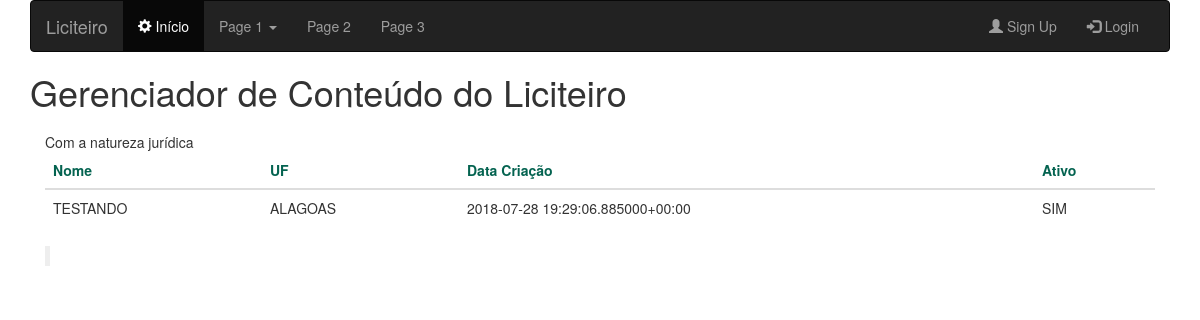
The app's page /item_fontes/1/, older data.
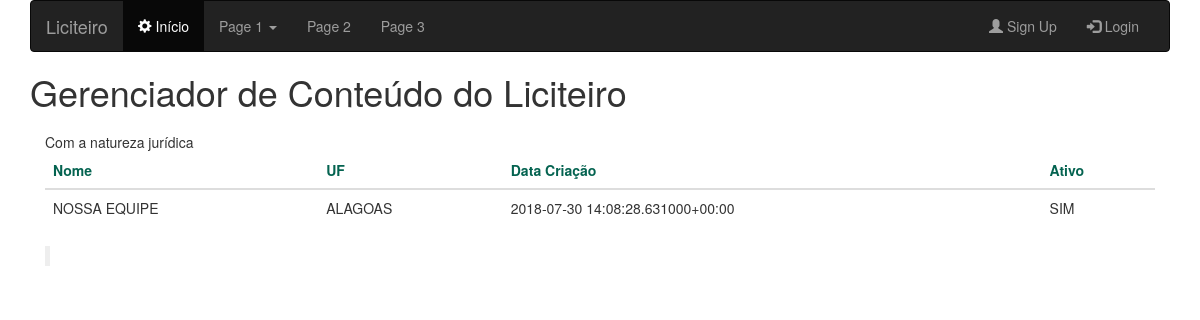
The same page, newer data.
### app_fontes/models.py (models this page shows, shortened)
class Fonte(models.Model):
	nome = models.CharField(max_length=300)
	uf = models.ForeignKey(Estado)
	data_criacao = models.DateTimeField(auto_now= True)
	ativo = models.BooleanField()

### app_uf_cidades/models.py (models this page shows)
class Estado(models.Model):
  nome = models.CharField(max_length = 150)
  acronimo = models.CharField(max_length = 2)
  codigo = models.CharField(max_length = 3)
  ativo = models.BooleanField()
  data_criacao = models.DateTimeField(auto_now = True)
  class Meta:
    verbose_name_plural = "Unidades Federativas da União"
  def __unicode__(self):
    return self.nome

### app_fontes/views.py (the view)
# urls.py: url(r'^item_fontes/(?P<nr_item>\d+)/$',item_fonte),
def item_fonte(request, nr_item):
  try:
    item = Fonte.objects.get(pk = nr_item)
  except:
    raise Http404('Sem Registro!')
  return render(request, "app_fontes/item_fonte.html", {'item': item})

### templates/app_fontes/item_fonte.html (shortened to what this page needs)
{% extends "base.html" %}
{% block conteudo %}
	<div class="col-md-9 col-sm-9">
		<span> Com a natureza jurídica {{item.natureza_juridica}}</span>
	</div>
	<div class="col-md-9 col-sm-9" style="width: 100%;">
		<div class="table-responsive">
			<table class="table">
		    <thead>
		      <tr style="color: #046350;">
		      	 <th>Nome</th>
		         <th>UF</th>
		         <th>Data Criação</th>
		         <th>Ativo</th>
		       </tr>
		      </thead>
		        <tbody>
		       <tr>
		    		<td>{{ item.nome|upper }}</td>
		        <td>{{ item.uf|upper }}</td>
		        <td>{{ item.data_criacao|upper }}</td>
		        <td>{% if item.ativo %}SIM{% else %}NÃO{% endif %}</td>
		      </tr>
		    </tbody>
		  </table>
		</div>
	</div>
	<div class="col-sm-6 col-md-6">
  	<blockquote>{{item.observacoes}}</blockquote>
	</div>
{% endblock %}

Row changes from the older to the newer data that the page shows:
changed Fonte "ALAGOAS": nome "TESTANDO" → "NOSSA EQUIPE"; data_criacao "2018-07-28 19:29:06.885000+00:00" → "2018-07-30 14:08:28.631000+00:00"
